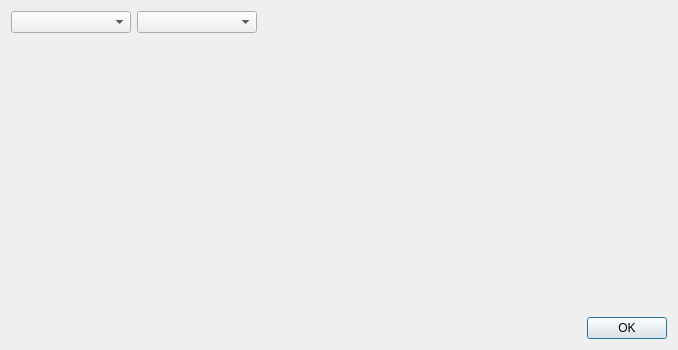
<?xml version="1.0" encoding="UTF-8"?>
<ui version="4.0">
 <class>DialogXStruct</class>
 <widget class="QDialog" name="DialogXStruct">
  <property name="windowModality">
   <enum>Qt::WindowModality::NonModal</enum>
  </property>
  <property name="geometry">
   <rect>
    <x>0</x>
    <y>0</y>
    <width>678</width>
    <height>350</height>
   </rect>
  </property>
  <property name="windowTitle">
   <string>Structs</string>
  </property>
  <property name="modal">
   <bool>false</bool>
  </property>
  <layout class="QVBoxLayout" name="verticalLayout">
   <item>
    <layout class="QHBoxLayout" name="horizontalLayout">
     <item>
      <widget class="QComboBox" name="comboBoxStruct">
       <property name="minimumSize">
        <size>
         <width>120</width>
         <height>0</height>
        </size>
       </property>
      </widget>
     </item>
     <item>
      <widget class="QComboBox" name="comboBoxType">
       <property name="minimumSize">
        <size>
         <width>120</width>
         <height>0</height>
        </size>
       </property>
      </widget>
     </item>
     <item>
      <spacer name="horizontalSpacer">
       <property name="orientation">
        <enum>Qt::Orientation::Horizontal</enum>
       </property>
       <property name="sizeHint" stdset="0">
        <size>
         <width>40</width>
         <height>20</height>
        </size>
       </property>
      </spacer>
     </item>
    </layout>
   </item>
   <item>
    <widget class="QWidget" name="widgetStructs" native="true">
     <property name="sizePolicy">
      <sizepolicy hsizetype="Expanding" vsizetype="Expanding">
       <horstretch>0</horstretch>
       <verstretch>0</verstretch>
      </sizepolicy>
     </property>
    </widget>
   </item>
   <item>
    <layout class="QHBoxLayout" name="horizontalLayout_2">
     <item>
      <spacer name="horizontalSpacer_2">
       <property name="orientation">
        <enum>Qt::Orientation::Horizontal</enum>
       </property>
       <property name="sizeHint" stdset="0">
        <size>
         <width>40</width>
         <height>20</height>
        </size>
       </property>
      </spacer>
     </item>
     <item>
      <widget class="QPushButton" name="pushButtonOK">
       <property name="text">
        <string>OK</string>
       </property>
      </widget>
     </item>
    </layout>
   </item>
  </layout>
 </widget>
 <resources/>
 <connections/>
</ui>
